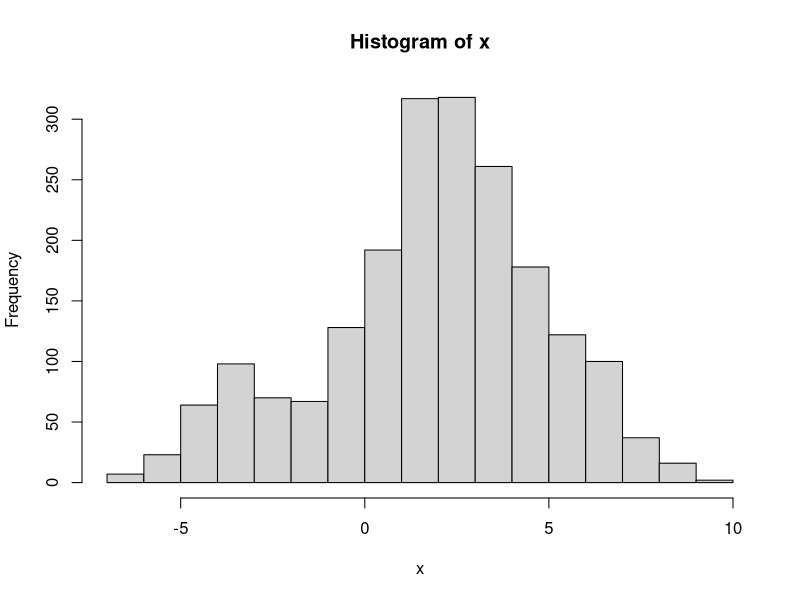
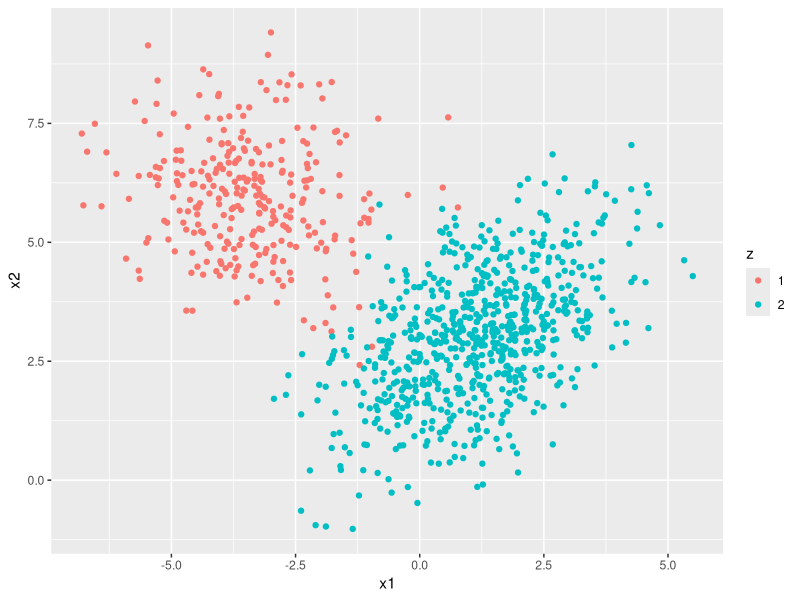

The R script that drew these images, in order: (Note: this script raises an error after producing the figures.)
# generate from mixture of normals
#' @param n number of samples
#' @param pi mixture proportions
#' @param mu mixture means
#' @param s mixture standard deviations
rmix = function(n,pi,mu,s){
  z = sample(1:length(pi),prob=pi,size=n,replace=TRUE)
  X = rbind(mvtnorm::rmvnorm(sum(z==1), mu[,1], s[[1]]), mvtnorm::rmvnorm(sum(z==2), mu[,2], s[[2]])) # , s[[z]]
  Z = c(rep(1, sum(z==1)), rep(2, sum(z==2)))
  #x = rnorm(n,mu[z],s[z])
  return(list(X,Z))
}
out = rmix(n=1000,pi=c(0.3,0.7),matrix(c(-3.5, 1.0, 6.0, 3.0), byrow=TRUE, ncol=2),
         s=list(matrix(c(1.5, -.2, -.2, 1.5), ncol=2,byrow=TRUE), 
                matrix(c(2, 1, 1, 2), byrow=TRUE, ncol=2)))
x = out[[1]]
z = out[[2]]
iz = out[[2]]
hist(x)
library(ggplot2)
df <- data.frame(x1=x[,1], x2=x[,2], z=as.factor(z))
ggplot(df, aes(x=x1, y=x2, color=z))+
  geom_point()

sample_mvn_mu <- function(x, pi, muprior, z, k, cov) {
  # Make output matrix
  out <- matrix(0L, nrow=ncol(x), ncol=k)
  # For each component, do
  for(i in 1:k) {
    prior <- muprior[[i]]
    # Smple size 
    sample.size = sum(z==i)
    # Get sample means
    if(sample.size == 0) {
      sample.means <- rep(0, k)
    } else {
      sample.means = apply(x[z==i,], 2, mean)
    }
    # Make inv. gamma matrix and the mean vectors
    inv_cov_prior <- solve(prior$cov)
    inv_cov <- solve(cov[[i]])
    step1 = solve(inv_cov_prior + sample.size * inv_cov)
    step2 = (inv_cov_prior %*% prior$mean) + (sample.size * inv_cov %*% sample.means)
    # Multiply
    mu_posterior <- step1 %*% step2
    # Sample 
    out[,i] <- mvtnorm::rmvnorm(1, mu_posterior, step1)
  }
  # Return
  return(out)
}

sample_mvn_cov <- function(x, sigmaprior, mu, z, k) {
  # Output matrix
  out <- vector("list", k)
  for(i in 1:k) {
    prior <- sigmaprior[[i]]
    sample.size = sum(z==i)
    # Compute nu1, psi1
    nu1 = sample.size + nu0
    xmoin = x[z==i,]
    xmoin[,1] <- xmoin[,1] - mu[1,i]
    xmoin[,2] <- xmoin[,2] - mu[2,i]
    psi1 = psi0 + t(xmoin) %*% (xmoin)
    out[[i]] <- MCMCpack::riwish(nu1, psi1)
  }
  # Return
  return(out)
}

#' @param x an n vector of data
#' @param pi a k vector
#' @param mu a k vector
sample_z = function(x,pi,mu, sigma, cov){
  dmat = matrix(0L, nrow=dim(x)[1], ncol=length(pi))
  dmat[,1] <- pi[1] * mvtnorm::dmvnorm(x, mean = mu[,1], cov[[1]])
  dmat[,2] <- pi[2] * mvtnorm::dmvnorm(x, mean = mu[,2], cov[[2]])
  #dmat = outer(mu,x,"-") # k by n matrix, d_kj =(mu_k - x_j)
  p.z.given.x = t(dmat)# as.vector(pi) * dnorm(t(dmat),mu,sigma) 
  p.z.given.x = apply(p.z.given.x,2,normalize) # normalize columns
  z = rep(0, dim(x)[1])
  for(i in 1:length(z)){
    z[i] = sample(1:length(pi), size=1,prob=p.z.given.x[,i],replace=TRUE)
  }
  return(z)
}

#' @param z an n vector of cluster allocations (1...k)
#' @param k the number of clusters
sample_pi = function(z,k){
  counts = colSums(outer(z,1:k,FUN="=="))
  pi = gtools::rdirichlet(1,counts+1)
  return(pi)
}

#' @param x an n vector of data
#' @param z an n vector of cluster allocations
#' @param k the number o clusters
#' @param prior.mean the prior mean for mu
#' @param prior.prec the prior precision for mu
sample_mu = function(x, z, k, prior, sigma){
  df = data.frame(x=x,z=z)
  mu = rep(0,k)
  for(i in 1:k){
    sample.size = sum(z==i)
    sample.mean = ifelse(sample.size==0,0,mean(x[z==i]))
    post.prec = (sample.size/sigma)+prior$prec
    post.mean = (prior$mean * prior$prec + (sample.mean * sample.size * 1/sigma))/post.prec
    mu[i] = rnorm(1,post.mean,sqrt(1/post.prec))
  }
  return(mu)
}

sample_sigma = function(x, z, k, prior, sigma, mu) {
  sigma = rep(0, k)
  for(i in 1:k) {
    sample.size = sum(z==i)
    shape = (sample.size/2) + prior$shape
    scale = sum((x[z==i]-mu[i])^2)/2 + prior$scale
    sigma[i] = 1 / rgamma(1, shape, scale)
  }
  return(sigma)
}

muprior <- list(
  list(
    "cov" = matrix(c(1000, -200, -200, 1000), nrow=2,ncol=2),
    "means" = c(0,0)
  ),
  list(
    "cov" = matrix(c(1000, -200, -200, 1000), nrow=2,ncol=2),
    "means" = c(0,0)
  )
)

sigmaprior <- list(
  list(
    nu=4, psi=matrix(c(1, .5, .5, 1), nrow=2, ncol=2)
  ),
  list(nu=4, psi=matrix(c(c(1, .5, .5, 1)), nrow=2, ncol=2))
)

niter =1000
gibbs = function(x,k,niter =1000,muprior = list(mean=0,prec=0.1), sigmaprior=list(nu=1, psi=matrix(rep(0.1, 2), nrow=2, ncol=2))){
  #pi = rep(1/k,k) # initialize
  #mu = rnorm(k,0,10)
  #sigma = c(1,1)
  cov = list(diag(k), diag(k))
  #mu = matrix(0L, nrow=ncol(x), ncol=k) + runif(k*ncol(x))
  # Sample latent
  #z = sample_z(x,pi,mu, sigma, cov)
  res = list(mu=matrix(nrow=niter, ncol=k*ncol(x)), pi = matrix(nrow=niter,ncol=k), z = matrix(nrow=niter, ncol=length(x)), cov=matrix(nrow=niter, ncol=k*k*k)) #  sigma = matrix(nrow=niter, ncol=k)
  res$mu[1,]=as.vector(mu)
  res$pi[1,]=pi
  res$z[1,]=z 
  res$cov[1,] = c(as.vector(cov[[1]]), as.vector(cov[[2]]))
  #res$sigma[1,] = sigma
  for(i in 2:niter){
    #pi = sample_pi(z,k)
    #mu = sample_mu(x,z,k,muprior, sigma)
    #mu = sample_mvn_mu(x, pi, muprior, z, k, cov)
    #sigma =  sqrt(sample_sigma(x,z,k,sigmaprior,sigma, mu))
    (cov = sample_mvn_cov(x, sigmaprior, mu, z, k))
    #z = sample_z(x,pi,mu, sigma, cov)
    res$mu[i,] = as.vector(mu)
    res$pi[i,] = pi
    res$z[i,] = z
    res$cov[i,] = c(as.vector(cov[[1]]), as.vector(cov[[2]]))
    #res$sigma[i,] = sigma
  }
  return(res)
}


burnout <- 1
#res = gibbs(x,2, muprior = muprior)
plot(res$mu[-1:-burnout,1],ylim=c(-4, 6),type="l")
lines(res$mu[-1:-burnout,2],col=2)

plot(res$mu[-1:-burnout,3],ylim=c(0,4),type="l")
lines(res$mu[-1:-burnout,4],col=2)

plot(res$pi[-1:-burnout,1], ylim=c(0,1), type="l")
lines(res$pi[-1:-burnout,2], col=2)

plot(res$cov[-1:-burnout,1], type="l")
plot(res$cov[-1:-burnout,2], type="l")
plot(res$cov[-1:-burnout,3], type="l")
plot(res$cov[-1:-burnout,4], type="l")

plot(res$cov[-1:-burnout,5], type="l")
plot(res$cov[-1:-burnout,6], type="l")
plot(res$cov[-1:-burnout,7], type="l")
plot(res$cov[-1:-burnout,8], type="l")

# MAP estimates
apply(res$mu[-1:-burnout,], 2, mean)

plot(res$sigma[,1], ylim=c(0,3), type="l")
lines(res$sigma[,2], col=2)
